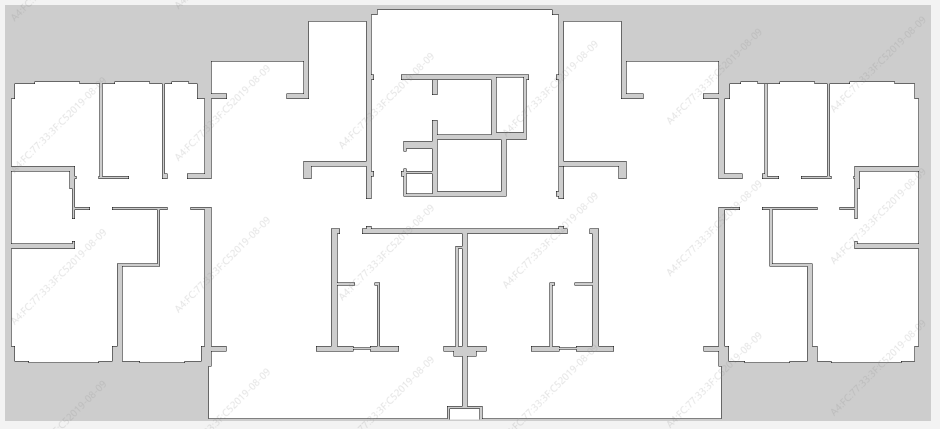
#> input picture map.png, 1880 x 858 px (shown at 1/2 size)
$ python obstacle.py map.png
#> lines starting #> are read from the running program, lines starting #| are printed output that depends on the picture; after the words box and inside, x2 and y2 are one past the last pixel; in counts of white or black regions, pixels touching at a corner belong together
import sys
import os
import numpy
import cv2
import getopt


def handle_image(image_name):
#> called with image_name = 'map.png'
    image_info = cv2.imread(image_name, 0)
#> image_info is the input picture: shape (858, 1880); min 0, max 255, mean 238.8
    height, width = image_info.shape
#> height = 858; width = 1880
    for i in range(height):
        for j in range(width):
            if image_info[i][j] <= 205:
                image_info[i][j] = 0
            else:
                image_info[i][j] = 255
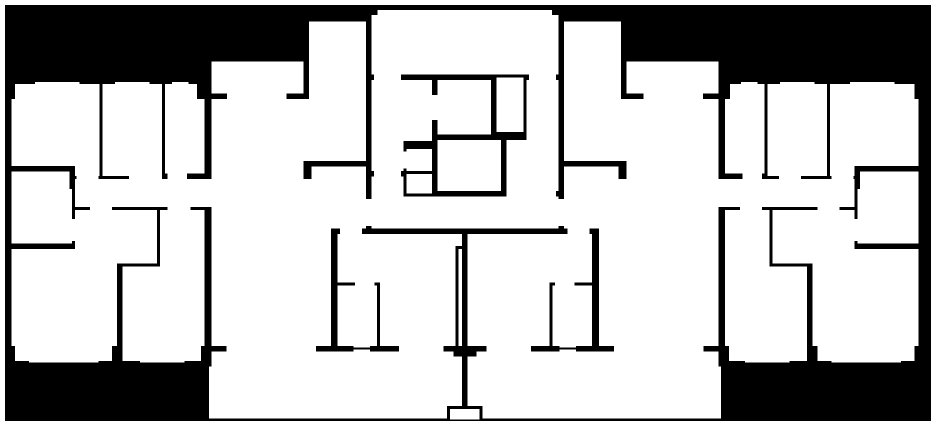
#> image_info: shape (858, 1880) (shown at 1/2 size); 75.1% white; 4 black regions, box (x1, y1, x2, y2) and area: (10, 10, 1862, 842) 376236, (802, 149, 1058, 393) 13225, (1062, 457, 1228, 703) 5942, (632, 457, 798, 703) 5707
    image_info[:10, :] = 0
    image_info[-16:, :] = 0
    image_info[:, :10] = 0
    image_info[:, -18:] = 0
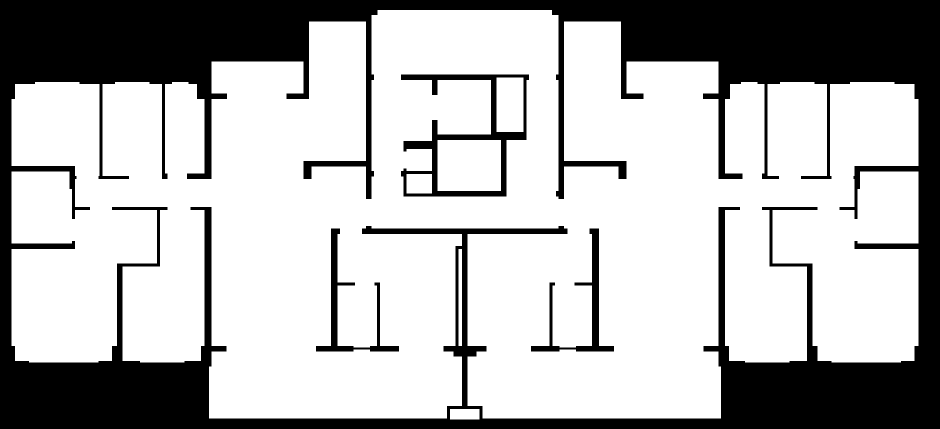
#> image_info: shape (858, 1880) (shown at 1/2 size); 70.7% white; 4 black regions, box (x1, y1, x2, y2) and area: (0, 0, 1880, 858) 448412, (802, 149, 1058, 393) 13225, (1062, 457, 1228, 703) 5942, (632, 457, 798, 703) 5707
    # [4 lines of commented-out code are left out]
    return image_info


if __name__ == "__main__":
    img_path = os.path.realpath(".")
    argv = sys.argv
    short_args = "h"
    long_args = ["image=", "help"]
    opts, args = getopt.getopt(argv[1:], short_args, long_args)
    opts = dict(opts)
    image = "map.png"
    img_name = os.path.join(img_path, image)
    if "--image" in opts:
        image = opts["--image"]
        img_name = os.path.join(img_path, image)
    if "-h" in opts or "--help" in opts:
        print('输出形式为 python obstacle.py --image image_name')
        sys.exit()
    # print(img_name)
    image_info = handle_image(img_name)

$ run again, with untitled.png copied over map.png
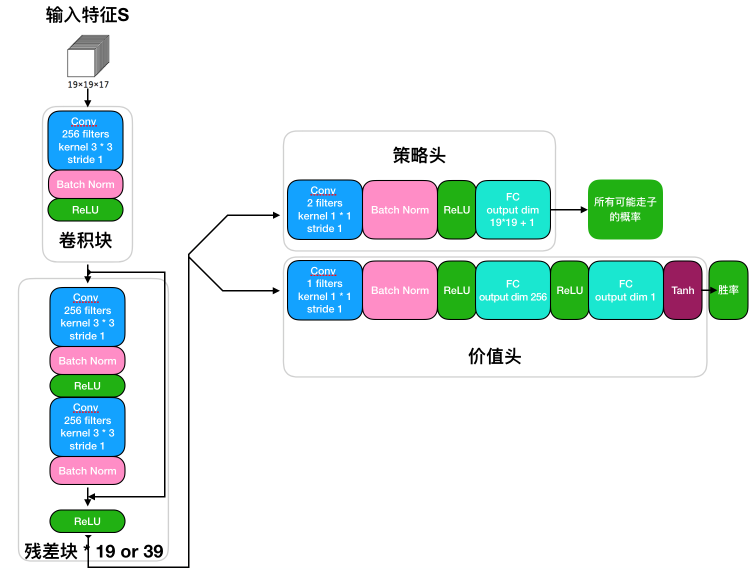
#> input picture untitled.png, 1498 x 1140 px (shown at 1/2 size)
#> after the loop in handle_image, `for i in range(height):`:
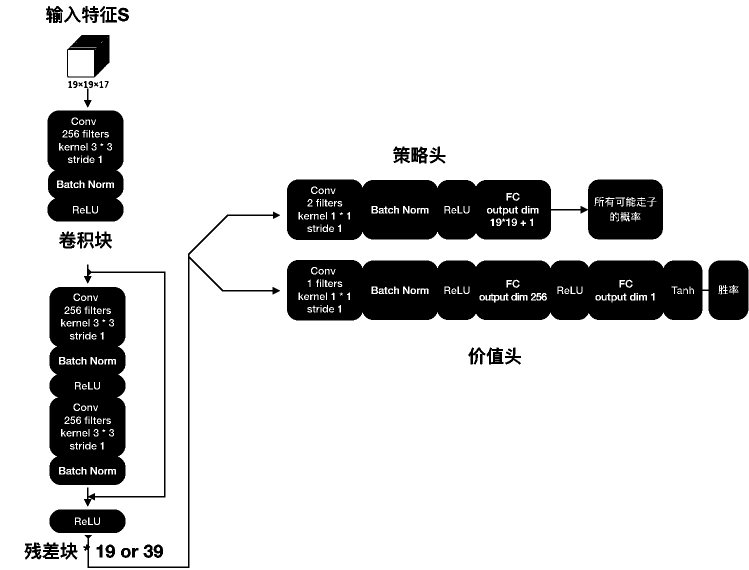
#> image_info: shape (1140, 1498) (shown at 1/2 size); 83.2% white; 144 black regions (42 under 20 px), largest, box (x1, y1, x2, y2) and area: (574, 520, 1497, 641) 100020, (574, 359, 1326, 480) 74067, (99, 574, 251, 970) 52811
#> in handle_image, `image_info[:, -18:] = 0`:
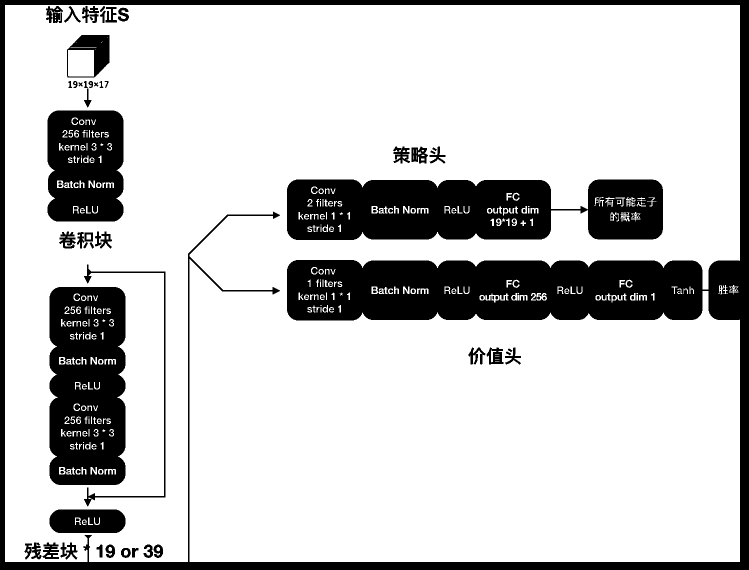
#> image_info: shape (1140, 1498) (shown at 1/2 size); 79.2% white; 143 black regions (42 under 20 px), largest, box (x1, y1, x2, y2) and area: (0, 0, 1498, 1140) 172009, (574, 359, 1326, 480) 74067, (99, 574, 251, 970) 52811
